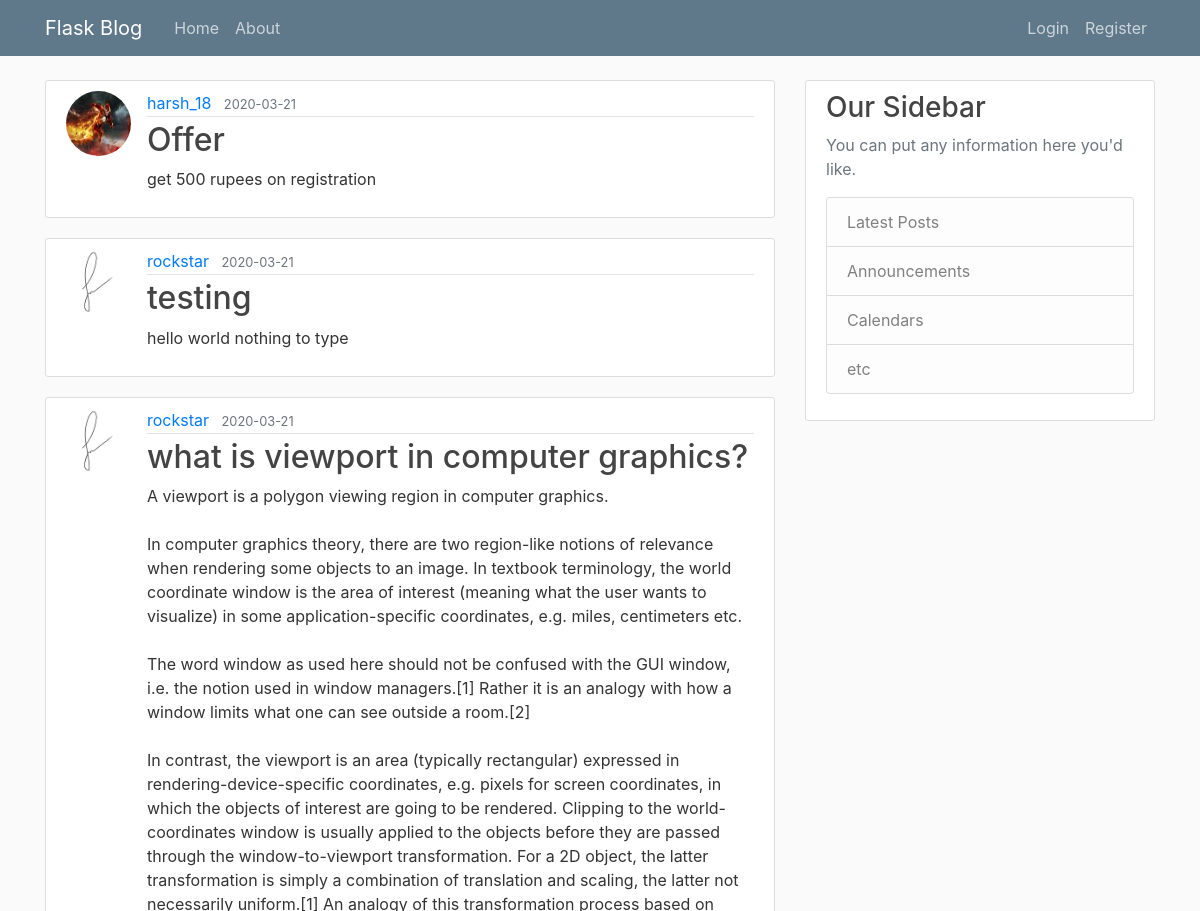
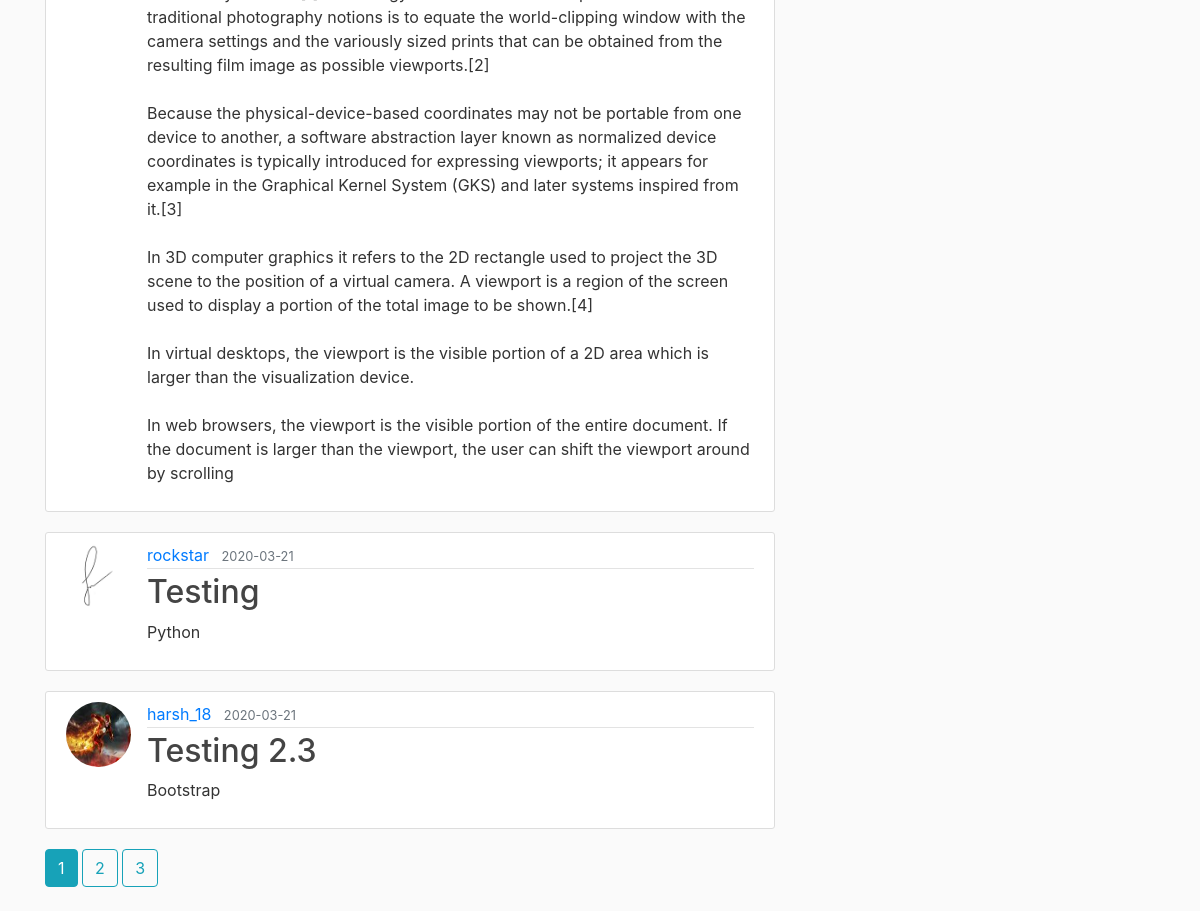
The page /home on the database its author committed (2 pictures, top to bottom).
### flaskblog/models.py (models this page shows, shortened)
class Post(db.Model):
    id = db.Column(db.Integer, primary_key=True)
    title = db.Column(db.String(100), nullable=False)
    date_posted = db.Column(db.DateTime, nullable=False, default=datetime.utcnow)
    content = db.Column(db.Text, nullable=False)
    user_id = db.Column(db.Integer, db.ForeignKey('user.id'), nullable=False)

class User(db.Model, UserMixin):
    id = db.Column(db.Integer, primary_key=True)
    username = db.Column(db.String(20), unique=True, nullable=False)
    email = db.Column(db.String(120), unique=True, nullable=False)
    image_file = db.Column(db.String(20), nullable=False, default='default.jpg')
    password = db.Column(db.String(60), nullable=False)
    posts = db.relationship('Post', backref='author', lazy=True)

### flaskblog/main/routes.py (the view)
@main.route("/")
@main.route("/home")
def home():
    page = request.args.get('page', 1, type=int)
    posts = Post.query.order_by(Post.date_posted.desc()).paginate(page=page, per_page=5)
    return render_template('home.html', posts=posts)

### flaskblog/templates/home.html
{% extends "layout.html" %}
{% block content %}
    {% for post in posts.items %}
        <article class="media content-section">
          <img class="rounded-circle article-img" src="{{ url_for('static', filename='profile_pics/' + post.author.image_file) }}">
          <div class="media-body">
            <div class="article-metadata">
              <a class="mr-2" href="{{ url_for('users.user_posts', username=post.author.username) }}">{{ post.author.username }}</a>
              <small class="text-muted">{{ post.date_posted.strftime('%Y-%m-%d') }}</small>
            </div>
            <h2><a class="article-title" href="{{ url_for('posts.post', post_id=post.id) }}">{{ post.title }}</a></h2>
            <p class="article-content">{{ post.content }}</p>
          </div>
        </article>
    {% endfor %}
    {% for page_num in posts.iter_pages(left_edge=1, right_edge=1, left_current=1, right_current=2) %}
      {% if page_num %}
        {% if posts.page == page_num %}
          <a class="btn btn-info mb-4" href="{{ url_for('main.home', page=page_num) }}">{{ page_num }}</a>
        {% else %}
          <a class="btn btn-outline-info mb-4" href="{{ url_for('main.home', page=page_num) }}">{{ page_num }}</a>
        {% endif %}
      {% else %}
        ...
      {% endif %}
    {% endfor %}
{% endblock content %}

### flaskblog/templates/layout.html (shortened to what this page needs)
<!DOCTYPE html>
<html>
<head>
    <link rel="stylesheet" href="https://maxcdn.bootstrapcdn.com/bootstrap/4.0.0/css/bootstrap.min.css">
    <link rel="stylesheet" type="text/css" href="{{ url_for('static', filename='main.css') }}">
</head>
<body>
    <header class="site-header">
      <nav class="navbar navbar-expand-md navbar-dark bg-steel fixed-top">
        <div class="container">
          <a class="navbar-brand mr-4" href="/">Flask Blog</a>
          <div class="collapse navbar-collapse" id="navbarToggle">
            <div class="navbar-nav mr-auto">
              <a class="nav-item nav-link" href="{{ url_for('main.home') }}">Home</a>
              <a class="nav-item nav-link" href="{{ url_for('main.about') }}">About</a>
            </div>
            <div class="navbar-nav">
              {% if current_user.is_authenticated %}
                <a class="nav-item nav-link" href="{{ url_for('posts.new_post') }}">New Post</a>
                <a class="nav-item nav-link" href="{{ url_for('users.account') }}">Account</a>
                <a class="nav-item nav-link" href="{{ url_for('users.logout') }}">Logout</a>
              {% else %}
                <a class="nav-item nav-link" href="{{ url_for('users.login') }}">Login</a>
                <a class="nav-item nav-link" href="{{ url_for('users.register') }}">Register</a>
              {% endif %}
            </div>
          </div>
        </div>
      </nav>
    </header>
    <main role="main" class="container">
      <div class="row">
        <div class="col-md-8">
          {% block content %}{% endblock %}
        </div>
        <div class="col-md-4">
          <div class="content-section">
            <h3>Our Sidebar</h3>
            <p class='text-muted'>You can put any information here you'd like.
              <ul class="list-group">
                <li class="list-group-item list-group-item-light">Latest Posts</li>
                <li class="list-group-item list-group-item-light">Announcements</li>
                <li class="list-group-item list-group-item-light">Calendars</li>
                <li class="list-group-item list-group-item-light">etc</li>
              </ul>
            </p>
          </div>
        </div>
      </div>
    </main>
</body>
</html>

### flaskblog/static/main.css (style rules this page uses)
body { background: #fafafa; color: #333333; margin-top: 5rem; }
h1, h2, h3, h4, h5, h6 { color: #444444; }
.bg-steel { background-color: #5f788a; }
.site-header .navbar-nav .nav-link { color: #cbd5db; }
.content-section { background: #ffffff; padding: 10px 20px; border: 1px solid #dddddd; border-radius: 3px; margin-bottom: 20px; }
.article-title { color: #444444; }
.article-content { white-space: pre-line; }
.article-img { height: 65px; width: 65px; margin-right: 16px; }
.article-metadata { padding-bottom: 1px; margin-bottom: 4px; border-bottom: 1px solid #e3e3e3 }

### rows shown on the page
Post: image_file (picture), author.username "harsh_18", date_posted "2020-03-21", title "Offer", content "get 500 rupees on registration"
Post: image_file (placeholder picture), author.username "rockstar", date_posted "2020-03-21", title "testing", content "hello world nothing to type"
Post: image_file (placeholder picture), author.username "rockstar", date_posted "2020-03-21", title "what is viewport in computer graphics?", content "A viewport is a polygon viewing region in computer graphics. In computer graphics theory, there are two region-like notions of relevance when rendering some objects to an image. In textbook terminology, the world coordinate window is the area of interest (meaning what the user wants to visualize) in some application-specific coordinates, e.g. miles, centimeters etc. The word window as used here should not be confused with the GUI window, i.e. the notion used in window managers.[1] Rather it is an analogy with how a window limits what one can see outside a room.[2] In contrast, the viewport is an area (typically rectangular) expressed in rendering-device-specific coordinates, e.g. pixels for…"
Post: image_file (placeholder picture), author.username "rockstar", date_posted "2020-03-21", title "Testing", content "Python"
Post: image_file (picture), author.username "harsh_18", date_posted "2020-03-21", title "Testing 2.3", content "Bootstrap"

### other values the page prints
{{ page_num }} "1"
{{ page_num }} "2" "3"
